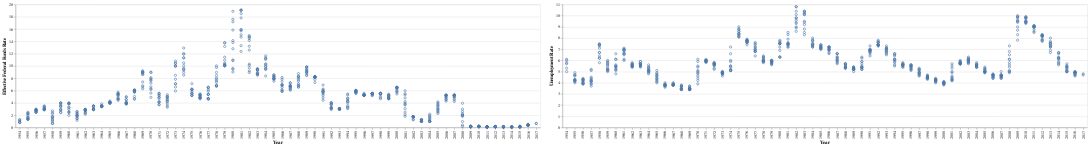

Here is the notebook cell this chart was saved with:
### Code cell
year_rate = Chart(fed_data).mark_point().encode(
    x='Year:N',
    y='Effective Federal Funds Rate:Q'
)

year_unemp = Chart(fed_data).mark_point().encode(
    x='Year:N',
    y='Unemployment Rate:Q'
)

year_rate | year_unemp

### Figure 1 — Vega-Lite specification as saved in the notebook (floating-point values rounded to 4 significant figures; data arrays with more than 128 entries replaced by an {"elided": "..."} marker saying what was removed)
{"config": {"view": {"continuousWidth": 400, "continuousHeight": 300}}, "hconcat": [{"mark": "point", "encoding": {"x": {"type": "nominal", "field": "Year"}, "y": {"type": "quantitative", "field": "Effective Federal Funds Rate"}}}, {"mark": "point", "encoding": {"x": {"type": "nominal", "field": "Year"}, "y": {"type": "quantitative", "field": "Unemployment Rate"}}}], "data": {"name": "data-2cb63c1daa287312e2211015b1611535"}, "$schema": "https://vega.github.io/schema/vega-lite/v4.0.0.json", "datasets": {"data-2cb63c1daa287312e2211015b1611535": {"elided": "904 records"}}}
